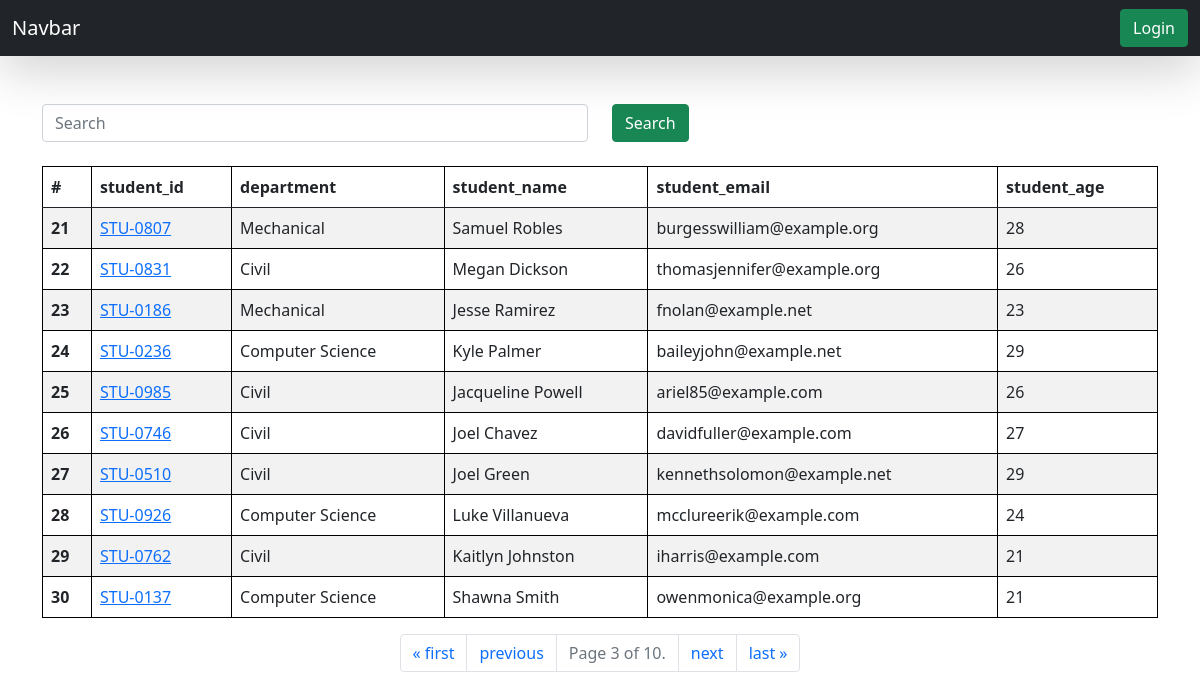
Screenshot of /students/?page=3 with the database file from the repository.
### reportcard/models.py (models this page shows, shortened)
class Student(models.Model):
    department = models.ForeignKey(Department, related_name="depart", on_delete=models.CASCADE)
    student_id = models.OneToOneField(StudentID, related_name="studentid", on_delete=models.SET_NULL, null=True)
    student_name = models.CharField(max_length=100)
    student_email = models.EmailField(unique=True)
    student_age = models.IntegerField(default=18)
    student_address = models.TextField()

class StudentID(models.Model):
    student_id = models.CharField(max_length=100)
    def __str__(self) -> str:
        return self.student_id

class Department(models.Model):
    department = models.CharField(max_length=100)
    def __str__(self) -> str:
        return self.department
    class Meta:
        ordering = ['department']

### reportcard/views.py (the view, shortened to what this page needs)
# urls.py: path('students/', get_students, name="get_students"),
def get_students(request):
    queryset = Student.objects.all()
    paginator = Paginator(queryset, 10)
    page_number = request.GET.get("page", 1)
    page_obj = paginator.get_page(page_number)
    print(page_obj)
    return render(request, 'report/students.html', {'queryset' : page_obj})

### reportcard/templates/report/students.html
{% extends "base.html" %} {% block start %}
<div class="container mt-5">
  <form class="mb-4">
    <div class="row">
      <div class="col-md-6">
        <input class="form-control" name="Search" placeholder="Search" />
      </div>
      <div class="col-md-6">
        <button class="btn btn-success">Search</button>
      </div>
    </div>
  </form>
  <table class="table table-striped">
    <thead>
      <tr>
        <th scope="col">#</th>
        <th scope="col">student_id</th>
        <th scope="col">department</th>
        <th scope="col">student_name</th>
        <th scope="col">student_email</th>
        <th scope="col">student_age</th>
      </tr>
    </thead>
    <tbody>
      {% for student in queryset %}
      <tr>
        <th scope="row">
          {{forloop.counter|add:queryset.start_index|add:"-1"}}
        </th>
        <td>
          <a href="{% url 'see_marks' student.student_id %}"
            >{{student.student_id}}</a
          >
        </td>
        <td>{{student.department}}</td>
        <td>{{student.student_name}}</td>
        <td>{{student.student_email}}</td>
        <td>{{student.student_age}}</td>
      </tr>
      {% endfor %}
    </tbody>
  </table>
  <nav aria-label="Page navigation example">
    <ul class="pagination justify-content-center">
      {% if queryset.has_previous %}
      <li class="page-item">
        <a class="page-link" href="?page=1">« first</a>
      </li>
      <li class="page-item">
        <a class="page-link" href="?page={{ queryset.previous_page_number }}"
          >previous</a
        >
      </li>
      {% endif %}
      <li class="page-item disabled">
        <a class="page-link"
          >Page {{ queryset.number }} of {{ queryset.paginator.num_pages }}.</a
        >
      </li>
      {% if queryset.has_next %}
      <li class="page-item">
        <a class="page-link" href="?page={{ queryset.next_page_number }}"
          >next</a
        >
      </li>
      <li class="page-item">
        <a class="page-link" href="?page={{ queryset.paginator.num_pages }}"
          >last »</a
        >
      </li>
      {% endif %}
    </ul>
  </nav>
</div>
{% endblock %}

### reportcard/templates/base.html (style rules this page uses)
table, th, td { border: 1px solid black; }

### rows the page displays
Student: student_id "STU-0807", department "Mechanical", student_name "Samuel Robles", student_email "burgesswilliam@example.org", student_age "28"
Student: student_id "STU-0831", department "Civil", student_name "Megan Dickson", student_email "thomasjennifer@example.org", student_age "26"
Student: student_id "STU-0186", department "Mechanical", student_name "Jesse Ramirez", student_email "fnolan@example.net", student_age "23"
Student: student_id "STU-0236", department "Computer Science", student_name "Kyle Palmer", student_email "baileyjohn@example.net", student_age "29"
Student: student_id "STU-0985", department "Civil", student_name "Jacqueline Powell", student_email "ariel85@example.com", student_age "26"
Student: student_id "STU-0746", department "Civil", student_name "Joel Chavez", student_email "davidfuller@example.com", student_age "27"
Student: student_id "STU-0510", department "Civil", student_name "Joel Green", student_email "kennethsolomon@example.net", student_age "29"
Student: student_id "STU-0926", department "Computer Science", student_name "Luke Villanueva", student_email "mcclureerik@example.com", student_age "24"
Student: student_id "STU-0762", department "Civil", student_name "Kaitlyn Johnston", student_email "iharris@example.com", student_age "21"
Student: student_id "STU-0137", department "Computer Science", student_name "Shawna Smith", student_email "owenmonica@example.org", student_age "21"

### other values shown
{{ queryset.number }} "3"
{{ queryset.paginator.num_pages }} "10"
